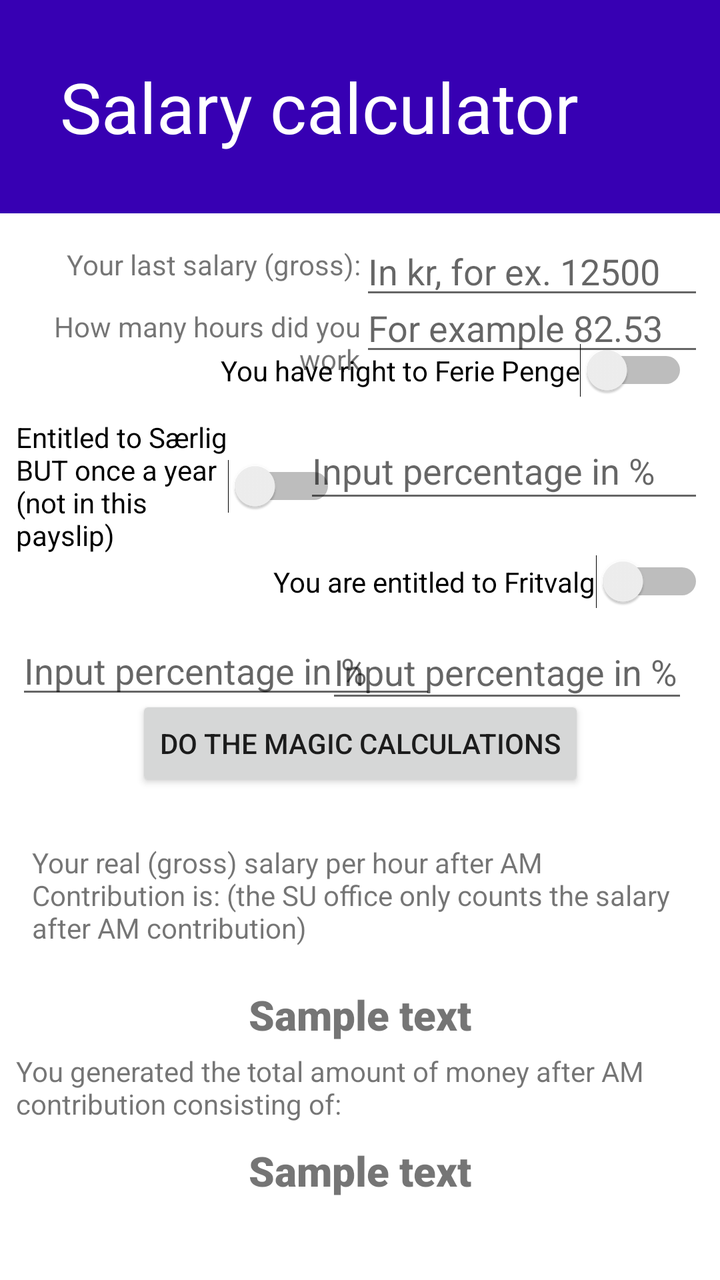
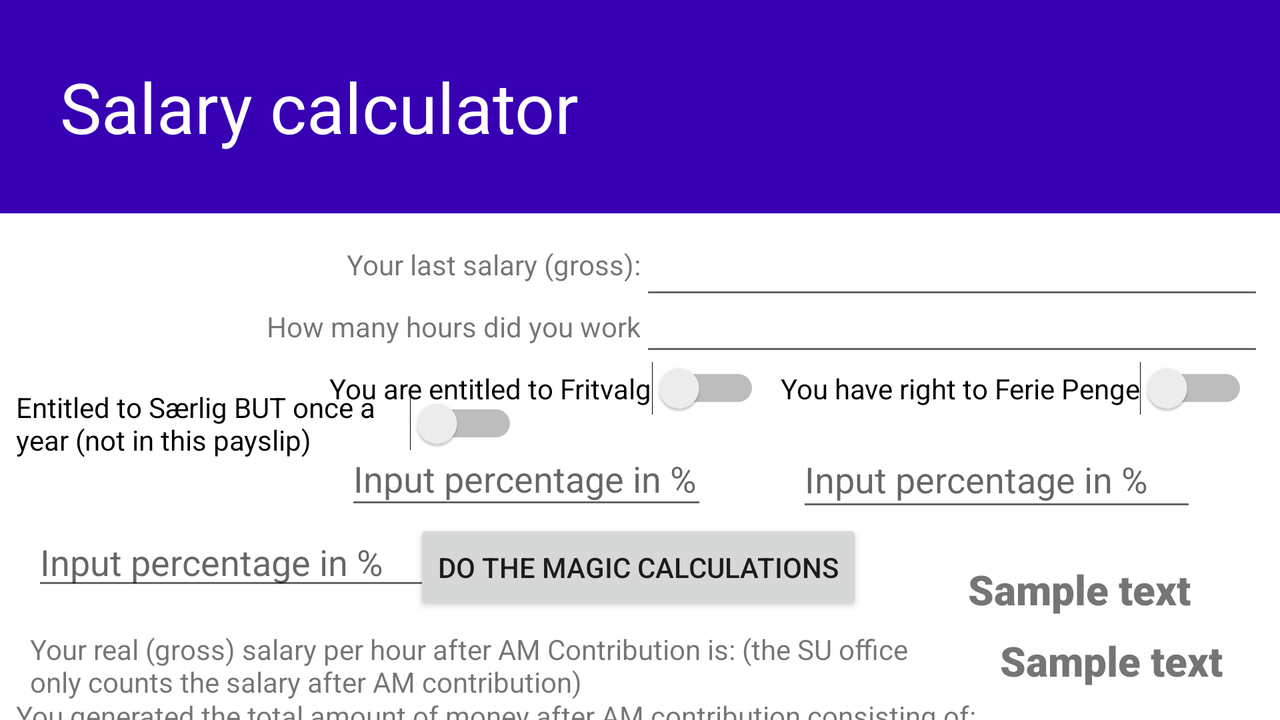

First picture: res/layout/ on a phone held upright. Second picture: the repository's own variant of that layout, on a device whose configuration matches the variant's folder. Source for both follows.
<!-- AndroidManifest.xml: application theme Theme.MinSU -->
<!-- res/layout/activity_second.xml -->
<?xml version="1.0" encoding="utf-8"?>
<androidx.constraintlayout.widget.ConstraintLayout xmlns:android="http://schemas.android.com/apk/res/android"
    xmlns:app="http://schemas.android.com/apk/res-auto"
    xmlns:tools="http://schemas.android.com/tools"
    android:layout_width="match_parent"
    android:layout_height="match_parent">

    <TextView
        android:id="@+id/title"
        android:layout_width="0dp"
        android:layout_height="wrap_content"
        android:background="@color/purple_700"
        android:fontFamily="sans-serif"
        android:gravity="bottom"
        android:padding="30dp"
        android:text="@string/salary_calculator"
        android:textColor="@color/white"
        android:textSize="35sp"
        app:layout_constraintBottom_toTopOf="@+id/textView"
        app:layout_constraintEnd_toEndOf="parent"
        app:layout_constraintStart_toStartOf="parent"
        app:layout_constraintTop_toTopOf="parent" />

    <TextView
        android:id="@+id/textView"
        android:layout_width="0dp"
        android:layout_height="wrap_content"
        android:layout_marginStart="8dp"
        android:layout_marginLeft="8dp"
        android:layout_marginTop="16dp"
        android:layout_marginBottom="130dp"
        android:gravity="end"
        android:text="@string/your_last_salary_gross"
        android:textAlignment="viewEnd"
        app:layout_constraintBottom_toTopOf="@+id/editTextNumberSigned2"
        app:layout_constraintEnd_toStartOf="@+id/editTextNumberSigned"
        app:layout_constraintStart_toStartOf="parent"
        app:layout_constraintTop_toBottomOf="@+id/title" />

    <androidx.constraintlayout.widget.Barrier
        android:id="@+id/barrier2"
        android:layout_width="wrap_content"
        android:layout_height="wrap_content"
        app:barrierDirection="right"
        app:constraint_referenced_ids="textView,textView2"
        tools:layout_editor_absoluteX="411dp" />

    <TextView
        android:id="@+id/textView2"
        android:layout_width="0dp"
        android:layout_height="wrap_content"
        android:layout_marginTop="12dp"
        android:gravity="end"
        android:text="@string/how_many_hours_did_you_work"
        android:textAlignment="viewEnd"
        app:layout_constraintEnd_toStartOf="@id/barrier2"
        app:layout_constraintStart_toStartOf="parent"
        app:layout_constraintTop_toBottomOf="@+id/textView" />

    <EditText
        android:id="@+id/editTextNumberSigned"
        android:layout_width="0dp"
        android:layout_height="40dp"
        android:layout_marginTop="8dp"
        android:layout_marginEnd="8dp"
        android:layout_marginRight="8dp"
        android:ems="10"
        android:hint="@string/in_kr_for_ex_12500"
        android:inputType="numberSigned"
        app:layout_constraintEnd_toEndOf="parent"
        app:layout_constraintStart_toEndOf="@+id/textView"
        app:layout_constraintTop_toBottomOf="@+id/title" />

    <EditText
        android:id="@+id/editTextNumberSigned2"
        android:layout_width="0dp"
        android:layout_height="wrap_content"
        android:layout_marginEnd="8dp"
        android:layout_marginRight="8dp"
        android:ems="10"
        android:hint="@string/for_example_82_53"
        android:inputType="numberSigned"
        app:layout_constraintEnd_toEndOf="parent"
        app:layout_constraintStart_toEndOf="@+id/textView2"
        app:layout_constraintTop_toBottomOf="@+id/textView" />

    <Switch
        android:id="@+id/switch1"
        android:layout_width="wrap_content"
        android:layout_height="wrap_content"
        android:layout_marginTop="8dp"
        android:layout_marginEnd="16dp"
        android:layout_marginRight="16dp"
        android:layout_marginBottom="2dp"
        android:text="You have right to Ferie Penge"
        app:layout_constraintBottom_toTopOf="@+id/switch3"
        app:layout_constraintEnd_toEndOf="parent"
        app:layout_constraintTop_toBottomOf="@+id/editTextNumberSigned2" />

    <Switch
        android:id="@+id/switch2"
        android:layout_width="wrap_content"
        android:layout_height="wrap_content"
        android:layout_marginTop="8dp"
        android:layout_marginEnd="8dp"
        android:layout_marginRight="8dp"
        android:layout_marginBottom="4dp"
        android:text="You are entitled to Fritvalg"
        app:layout_constraintBottom_toTopOf="@+id/editTextNumberDecimal3"
        app:layout_constraintEnd_toEndOf="parent"
        app:layout_constraintTop_toBottomOf="@+id/holidayMoneyPercentage" />

    <Switch
        android:id="@+id/switch3"
        android:layout_width="160dp"
        android:layout_height="124dp"
        android:layout_marginStart="8dp"
        android:layout_marginLeft="8dp"
        android:layout_marginBottom="8dp"
        android:text="Entitled to Særlig BUT once a year (not in this payslip)"
        app:layout_constraintBottom_toTopOf="@+id/editTextNumberDecimal3"
        app:layout_constraintStart_toStartOf="parent"
        app:layout_constraintTop_toBottomOf="@+id/textView2" />

    <EditText
        android:id="@+id/holidayMoneyPercentage"
        android:layout_width="200dp"
        android:layout_height="45dp"
        android:layout_marginStart="26dp"
        android:layout_marginLeft="26dp"
        android:layout_marginTop="8dp"
        android:layout_marginEnd="8dp"
        android:layout_marginRight="8dp"
        android:layout_marginBottom="8dp"
        android:ems="10"
        android:hint="@string/input_percentage_in"
        android:inputType="numberDecimal"
        app:layout_constraintBottom_toTopOf="@+id/switch2"
        app:layout_constraintEnd_toEndOf="parent"
        app:layout_constraintHorizontal_bias="1.0"
        app:layout_constraintStart_toStartOf="@+id/switch1"
        app:layout_constraintTop_toBottomOf="@+id/switch1"
        app:layout_constraintVertical_bias="0.0" />

    <EditText
        android:id="@+id/fritvalgPercentage"
        android:layout_width="181dp"
        android:layout_height="44dp"
        android:layout_marginStart="1dp"
        android:layout_marginLeft="1dp"
        android:layout_marginTop="8dp"
        android:layout_marginEnd="8dp"
        android:layout_marginRight="8dp"
        android:ems="10"
        android:hint="@string/input_percentage_in"
        android:inputType="numberDecimal"
        app:layout_constraintEnd_toEndOf="@+id/holidayMoneyPercentage"
        app:layout_constraintHorizontal_bias="1.0"
        app:layout_constraintStart_toStartOf="@+id/holidayMoneyPercentage"
        app:layout_constraintTop_toBottomOf="@+id/switch2" />

    <EditText
        android:id="@+id/editTextNumberDecimal3"
        android:layout_width="wrap_content"
        android:layout_height="wrap_content"
        android:layout_marginStart="8dp"
        android:layout_marginLeft="8dp"
        android:layout_marginTop="8dp"
        android:ems="10"
        android:hint="@string/input_percentage_in"
        android:inputType="numberDecimal"
        app:layout_constraintEnd_toEndOf="parent"
        app:layout_constraintHorizontal_bias="0.0"
        app:layout_constraintStart_toStartOf="parent"
        app:layout_constraintTop_toBottomOf="@+id/switch3" />

    <Button
        android:id="@+id/button2"
        android:layout_width="wrap_content"
        android:layout_height="wrap_content"
        android:layout_marginBottom="26dp"
        android:text="Do the magic calculations"
        app:layout_constraintBottom_toTopOf="@+id/textView4"
        app:layout_constraintEnd_toEndOf="parent"
        app:layout_constraintStart_toStartOf="parent"
        app:layout_constraintTop_toBottomOf="@+id/editTextNumberDecimal3" />

    <TextView
        android:id="@+id/textView4"
        android:layout_width="0dp"
        android:layout_height="wrap_content"
        android:layout_marginStart="16dp"
        android:layout_marginLeft="16dp"
        android:layout_marginEnd="16dp"
        android:layout_marginRight="16dp"
        android:layout_marginBottom="20dp"
        android:text="Your real (gross) salary per hour after AM Contribution is: (the SU office only counts the salary after AM contribution)"
        app:layout_constraintBottom_toTopOf="@+id/realSalaryPerHour"
        app:layout_constraintEnd_toEndOf="parent"
        app:layout_constraintStart_toStartOf="parent"
        app:layout_constraintTop_toBottomOf="@+id/button2" />

    <TextView
        android:id="@+id/realSalaryPerHour"
        android:layout_width="wrap_content"
        android:layout_height="wrap_content"
        android:layout_marginBottom="5dp"
        android:fontFamily="sans-serif-black"
        android:text="Sample text"
        android:textSize="10pt"
        app:layout_constraintBottom_toTopOf="@+id/textView7"
        app:layout_constraintEnd_toEndOf="parent"
        app:layout_constraintStart_toStartOf="parent"
        app:layout_constraintTop_toBottomOf="@+id/textView4" />

    <TextView
        android:id="@+id/textView7"
        android:layout_width="0dp"
        android:layout_height="wrap_content"
        android:layout_marginBottom="10dp"
        android:text="You generated the total amount of money after AM contribution consisting of:"
        app:layout_constraintBottom_toTopOf="@+id/realSalaryThatMonth"
        app:layout_constraintEnd_toEndOf="parent"
        app:layout_constraintStart_toStartOf="@+id/switch3"
        app:layout_constraintTop_toBottomOf="@+id/realSalaryPerHour" />

    <TextView
        android:id="@+id/realSalaryThatMonth"
        android:layout_width="wrap_content"
        android:layout_height="wrap_content"
        android:layout_marginBottom="48dp"
        android:fontFamily="sans-serif-black"
        android:text="Sample text"
        android:textSize="10pt"
        app:layout_constraintBottom_toBottomOf="parent"
        app:layout_constraintEnd_toEndOf="parent"
        app:layout_constraintStart_toStartOf="parent"
        app:layout_constraintTop_toBottomOf="@+id/textView7" />

</androidx.constraintlayout.widget.ConstraintLayout>
<!-- resources referenced by this layout -->
<resources>
  <string name="for_example_82_53">For example 82.53</string>
  <string name="how_many_hours_did_you_work">How many hours did you work</string>
  <string name="in_kr_for_ex_12500">In kr, for ex. 12500</string>
  <string name="input_percentage_in">Input percentage in %</string>
  <string name="salary_calculator">Salary calculator</string>
  <string name="your_last_salary_gross">Your last salary (gross):</string>
  <style name="Theme.MinSU" parent="Theme.MaterialComponents.DayNight.DarkActionBar">
          
          <item name="colorPrimary">@color/purple_500</item>
          <item name="colorPrimaryVariant">@color/purple_700</item>
          <item name="colorOnPrimary">@color/white</item>
          
          <item name="colorSecondary">@color/teal_200</item>
          <item name="colorSecondaryVariant">@color/teal_700</item>
          <item name="colorOnSecondary">@color/black</item>
          
          <item name="android:statusBarColor" tools:targetApi="l">?attr/colorPrimaryVariant</item>
          
      </style>
</resources>
<!-- res/layout-land/activity_second.xml (the author's variant of the layout above) -->
<!-- drawn on the phone turned sideways -->
<?xml version="1.0" encoding="utf-8"?>
<androidx.constraintlayout.widget.ConstraintLayout xmlns:android="http://schemas.android.com/apk/res/android"
    xmlns:app="http://schemas.android.com/apk/res-auto"
    xmlns:tools="http://schemas.android.com/tools"
    android:layout_width="match_parent"
    android:layout_height="match_parent">

    <TextView
        android:id="@+id/title"
        android:layout_width="0dp"
        android:layout_height="wrap_content"
        android:background="@color/purple_700"
        android:fontFamily="sans-serif"
        android:gravity="bottom"
        android:padding="30dp"
        android:text="Salary calculator"
        android:textColor="@color/white"
        android:textSize="35sp"
        app:layout_constraintBottom_toTopOf="@+id/textView"
        app:layout_constraintEnd_toEndOf="parent"
        app:layout_constraintStart_toStartOf="parent"
        app:layout_constraintTop_toTopOf="parent" />

    <TextView
        android:id="@+id/textView"
        android:layout_width="0dp"
        android:layout_height="wrap_content"
        android:layout_marginStart="8dp"
        android:layout_marginLeft="8dp"
        android:layout_marginTop="16dp"
        android:layout_marginBottom="130dp"
        android:gravity="end"
        android:text="@string/your_last_salary_gross"
        android:textAlignment="viewEnd"
        app:layout_constraintBottom_toTopOf="@+id/editTextNumberSigned2"
        app:layout_constraintEnd_toStartOf="@+id/editTextNumberSigned"
        app:layout_constraintStart_toStartOf="parent"
        app:layout_constraintTop_toBottomOf="@+id/title" />

    <androidx.constraintlayout.widget.Barrier
        android:id="@+id/barrier2"
        android:layout_width="wrap_content"
        android:layout_height="wrap_content"
        app:barrierDirection="right"
        app:constraint_referenced_ids="textView,textView2"
        tools:layout_editor_absoluteX="411dp" />

    <TextView
        android:id="@+id/textView2"
        android:layout_width="0dp"
        android:layout_height="wrap_content"
        android:layout_marginTop="12dp"
        android:gravity="end"
        android:text="@string/how_many_hours_did_you_work"
        android:textAlignment="viewEnd"
        app:layout_constraintEnd_toStartOf="@id/barrier2"
        app:layout_constraintStart_toStartOf="parent"
        app:layout_constraintTop_toBottomOf="@+id/textView" />

    <EditText
        android:id="@+id/editTextNumberSigned"
        android:layout_width="0dp"
        android:layout_height="40dp"
        android:layout_marginTop="8dp"
        android:layout_marginEnd="8dp"
        android:layout_marginRight="8dp"
        android:ems="10"
        android:inputType="numberSigned"
        app:layout_constraintEnd_toEndOf="parent"
        app:layout_constraintStart_toEndOf="@+id/textView"
        app:layout_constraintTop_toBottomOf="@+id/title" />

    <EditText
        android:id="@+id/editTextNumberSigned2"
        android:layout_width="0dp"
        android:layout_height="wrap_content"
        android:layout_marginEnd="8dp"
        android:layout_marginRight="8dp"
        android:ems="10"
        android:inputType="numberSigned"
        app:layout_constraintEnd_toEndOf="parent"
        app:layout_constraintStart_toEndOf="@+id/textView2"
        app:layout_constraintTop_toBottomOf="@+id/textView" />

    <Switch
        android:id="@+id/switch1"
        android:layout_width="wrap_content"
        android:layout_height="wrap_content"
        android:layout_marginTop="8dp"
        android:layout_marginEnd="16dp"
        android:layout_marginRight="16dp"
        android:layout_marginBottom="2dp"
        android:text="You have right to Ferie Penge"
        app:layout_constraintBottom_toTopOf="@+id/switch3"
        app:layout_constraintEnd_toEndOf="parent"
        app:layout_constraintTop_toBottomOf="@+id/textView2"
        app:layout_constraintVertical_bias="0.0" />

    <Switch
        android:id="@+id/switch2"
        android:layout_width="wrap_content"
        android:layout_height="wrap_content"
        android:layout_marginTop="8dp"
        android:layout_marginEnd="260dp"
        android:layout_marginRight="260dp"
        android:layout_marginBottom="4dp"
        android:text="You are entitled to Fritvalg"
        app:layout_constraintBottom_toTopOf="@+id/editTextNumberDecimal3"
        app:layout_constraintEnd_toEndOf="parent"
        app:layout_constraintTop_toBottomOf="@+id/textView2"
        app:layout_constraintVertical_bias="0.0" />

    <Switch
        android:id="@+id/switch3"
        android:layout_width="251dp"
        android:layout_height="78dp"
        android:layout_marginStart="8dp"
        android:layout_marginLeft="8dp"
        android:layout_marginBottom="8dp"
        android:text="Entitled to Særlig BUT once a year (not in this payslip)"
        app:layout_constraintBottom_toTopOf="@+id/editTextNumberDecimal3"
        app:layout_constraintStart_toStartOf="parent"
        app:layout_constraintTop_toBottomOf="@+id/textView2" />

    <EditText
        android:id="@+id/holidayMoneyPercentage"
        android:layout_width="200dp"
        android:layout_height="45dp"
        android:layout_marginStart="8dp"
        android:layout_marginLeft="8dp"
        android:layout_marginTop="8dp"
        android:layout_marginEnd="8dp"
        android:layout_marginRight="8dp"
        android:layout_marginBottom="8dp"
        android:ems="10"
        android:hint="@string/input_percentage_in"
        android:inputType="numberDecimal"
        app:layout_constraintBottom_toTopOf="@+id/switch2"
        app:layout_constraintEnd_toEndOf="parent"
        app:layout_constraintHorizontal_bias="0.0"
        app:layout_constraintStart_toStartOf="@+id/switch1"
        app:layout_constraintTop_toBottomOf="@+id/switch1"
        app:layout_constraintVertical_bias="0.0" />

    <EditText
        android:id="@+id/fritvalgPercentage"
        android:layout_width="181dp"
        android:layout_height="44dp"
        android:layout_marginStart="8dp"
        android:layout_marginLeft="8dp"
        android:layout_marginTop="8dp"
        android:layout_marginEnd="8dp"
        android:layout_marginRight="8dp"
        android:ems="10"
        android:hint="@string/input_percentage_in"
        android:inputType="numberDecimal"
        app:layout_constraintEnd_toEndOf="@+id/holidayMoneyPercentage"
        app:layout_constraintHorizontal_bias="0.0"
        app:layout_constraintStart_toStartOf="@+id/switch2"
        app:layout_constraintTop_toBottomOf="@+id/switch2" />

    <EditText
        android:id="@+id/editTextNumberDecimal3"
        android:layout_width="wrap_content"
        android:layout_height="wrap_content"
        android:layout_marginStart="8dp"
        android:layout_marginLeft="8dp"
        android:layout_marginTop="8dp"
        android:ems="10"
        android:hint="@string/input_percentage_in"
        android:inputType="numberDecimal"
        app:layout_constraintEnd_toEndOf="parent"
        app:layout_constraintHorizontal_bias="0.0"
        app:layout_constraintStart_toStartOf="@+id/switch3"
        app:layout_constraintTop_toBottomOf="@+id/switch3" />

    <Button
        android:id="@+id/button2"
        android:layout_width="wrap_content"
        android:layout_height="wrap_content"
        android:text="Do the magic calculations"
        app:layout_constraintEnd_toEndOf="parent"
        app:layout_constraintHorizontal_bias="0.498"
        app:layout_constraintStart_toStartOf="parent"
        app:layout_constraintTop_toBottomOf="@+id/fritvalgPercentage" />

    <TextView
        android:id="@+id/textView4"
        android:layout_width="461dp"
        android:layout_height="39dp"
        android:layout_marginStart="8dp"
        android:layout_marginLeft="8dp"
        android:layout_marginTop="20dp"
        android:layout_marginEnd="16dp"
        android:layout_marginRight="16dp"
        android:layout_marginBottom="20dp"
        android:text="Your real (gross) salary per hour after AM Contribution is: (the SU office only counts the salary after AM contribution)"
        app:layout_constraintBottom_toTopOf="@+id/realSalaryPerHour"
        app:layout_constraintEnd_toEndOf="parent"
        app:layout_constraintHorizontal_bias="0.046"
        app:layout_constraintStart_toStartOf="parent"
        app:layout_constraintTop_toBottomOf="@+id/button2"
        app:layout_constraintVertical_bias="0.120000005" />

    <TextView
        android:id="@+id/realSalaryPerHour"
        android:layout_width="wrap_content"
        android:layout_height="wrap_content"
        android:layout_marginStart="8dp"
        android:layout_marginLeft="8dp"
        android:layout_marginBottom="8dp"
        android:fontFamily="sans-serif-black"
        android:text="Sample text"
        android:textSize="10pt"
        app:layout_constraintBottom_toTopOf="@+id/realSalaryThatMonth"
        app:layout_constraintStart_toEndOf="@+id/textView4" />

    <TextView
        android:id="@+id/textView7"
        android:layout_width="0dp"
        android:layout_height="wrap_content"
        android:layout_marginTop="2dp"
        android:text="You generated the total amount of money after AM contribution consisting of:"
        app:layout_constraintBottom_toBottomOf="parent"
        app:layout_constraintEnd_toEndOf="parent"
        app:layout_constraintHorizontal_bias="0.0"
        app:layout_constraintStart_toStartOf="@+id/switch3"
        app:layout_constraintTop_toBottomOf="@+id/textView4" />

    <TextView
        android:id="@+id/realSalaryThatMonth"
        android:layout_width="wrap_content"
        android:layout_height="wrap_content"
        android:layout_marginStart="24dp"
        android:layout_marginLeft="24dp"
        android:layout_marginBottom="16dp"
        android:fontFamily="sans-serif-black"
        android:text="Sample text"
        android:textSize="10pt"
        app:layout_constraintBottom_toBottomOf="parent"
        app:layout_constraintStart_toEndOf="@+id/textView4" />

</androidx.constraintlayout.widget.ConstraintLayout>
<!-- resources referenced by the variant -->
<!-- as the phone turned sideways resolves them -->
<resources>
  <string name="how_many_hours_did_you_work">How many hours did you work</string>
  <string name="input_percentage_in">Input percentage in %</string>
  <string name="your_last_salary_gross">Your last salary (gross):</string>
  <style name="Theme.MinSU" parent="Theme.MaterialComponents.DayNight.DarkActionBar">
          
          <item name="colorPrimary">@color/purple_500</item>
          <item name="colorPrimaryVariant">@color/purple_700</item>
          <item name="colorOnPrimary">@color/white</item>
          
          <item name="colorSecondary">@color/teal_200</item>
          <item name="colorSecondaryVariant">@color/teal_700</item>
          <item name="colorOnSecondary">@color/black</item>
          
          <item name="android:statusBarColor" tools:targetApi="l">?attr/colorPrimaryVariant</item>
          
      </style>
</resources>
